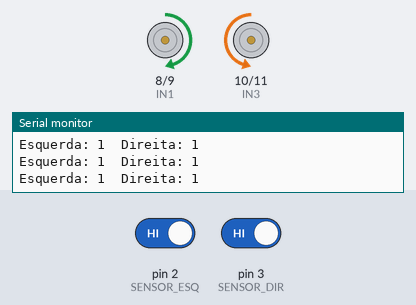
Bench run of a sketch on a simulated Arduino Uno, built with avr-gcc and run on an emulated ATmega328P. On the bench: motor-driver pin pairs drawn as motors (green arrow = first pin HIGH = forward, orange = second pin HIGH = backward, longer = more drive, scaled by the enable pin), the last lines printed to the serial monitor. The inputs (shaded band) are chosen by the test bench; at power-on: pin 2 (SENSOR_ESQ) HIGH, pin 3 (SENSOR_DIR) HIGH.

Above: at 1.2 s.
1.3 s: pin 2 (SENSOR_ESQ) driven LOW
At 2.4 s:
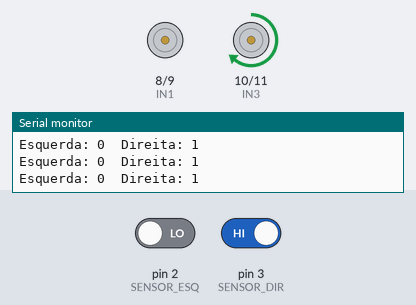
2.8 s: pin 3 (SENSOR_DIR) driven LOW
At 3.8 s:
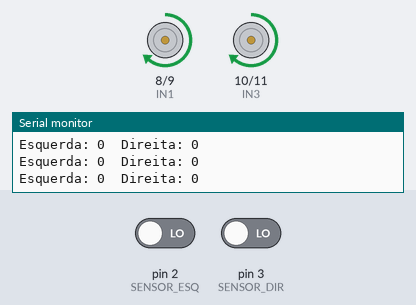
4.3 s: pin 2 (SENSOR_ESQ) driven HIGH
At 5.2 s:
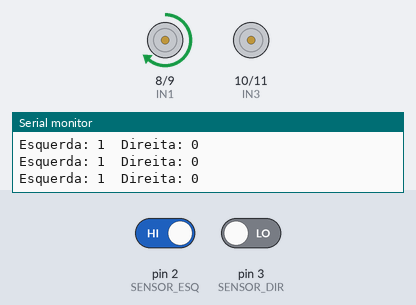
5.8 s: pin 3 (SENSOR_DIR) driven HIGH
At 6.7 s:
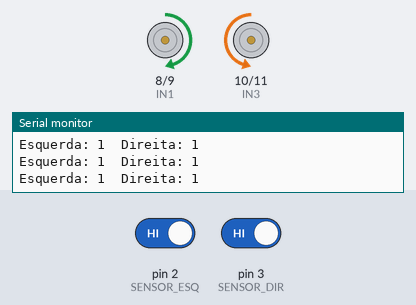
Timing chart, 0 to 8.8 s (numbered marks = the images above; inputs shaded):
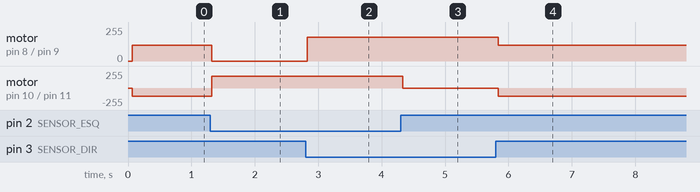

Measured:
- after the input at 1.3 s, motor on pin 8 (IN1) / pin 9 (IN2): forward 120/255 → stopped at once; motor on pin 10 (IN3) / pin 11 (IN4): backward 120/255 → forward 180/255 at once
- after the input at 2.8 s, motor on pin 8 (IN1) / pin 9 (IN2): stopped → forward 180/255 at once
- after the input at 4.3 s, motor on pin 10 (IN3) / pin 11 (IN4): forward 180/255 → stopped at once
- after the input at 5.8 s, motor on pin 8 (IN1) / pin 9 (IN2): forward 180/255 → forward 120/255 at once; motor on pin 10 (IN3) / pin 11 (IN4): stopped → backward 120/255 at once

The sketch:

grupo_j1.ino
```cpp
/*
====================================================
 ROBÔ SEGUIDOR DE LINHA

 Arduino Uno + L298N + 2 Sensores
====================================================
*/

// Sensores
#define SENSOR_ESQ 2
#define SENSOR_DIR 3

// Ponte H L298N
#define ENA 5
#define ENB 6

#define IN1 8
#define IN2 9
#define IN3 10
#define IN4 11

// Velocidade dos motores
int velocidade = 180;
int velocidadeCurva = 120;

void setup() {

  pinMode(SENSOR_ESQ, INPUT);
  pinMode(SENSOR_DIR, INPUT);

  pinMode(ENA, OUTPUT);
  pinMode(ENB, OUTPUT);

  pinMode(IN1, OUTPUT);
  pinMode(IN2, OUTPUT);
  pinMode(IN3, OUTPUT);
  pinMode(IN4, OUTPUT);

  Serial.begin(9600);

  Serial.println("================================");
  Serial.println("Seguidor de Linha");
  Serial.println("Criado por Xavier");
  Serial.println("================================");

  parar();
}

void loop() {

  int esq = digitalRead(SENSOR_ESQ);
  int dir = digitalRead(SENSOR_DIR);

  Serial.print("Esquerda: ");
  Serial.print(esq);
  Serial.print("  Direita: ");
  Serial.println(dir);

  /*
     TESTE INICIAL

     Normalmente:
     PRETO = LOW
     BRANCO = HIGH

     Caso o robô faça o contrário,
     troque LOW por HIGH abaixo.
  */

  if (esq == LOW && dir == LOW) {
    frente();
  }
  else if (esq == LOW && dir == HIGH) {
    virarEsquerda();
  }
  else if (esq == HIGH && dir == LOW) {
    virarDireita();
  }
  else {
    procurarLinha();
  }

  delay(10);
}

// =======================
// Movimento para frente
// =======================
void frente() {

  analogWrite(ENA, velocidade);
  analogWrite(ENB, velocidade);

  digitalWrite(IN1, HIGH);
  digitalWrite(IN2, LOW);

  digitalWrite(IN3, HIGH);
  digitalWrite(IN4, LOW);
}

// =======================
// Virar para esquerda
// =======================
void virarEsquerda() {

  analogWrite(ENA, velocidadeCurva);
  analogWrite(ENB, velocidade);

  digitalWrite(IN1, LOW);
  digitalWrite(IN2, LOW);

  digitalWrite(IN3, HIGH);
  digitalWrite(IN4, LOW);
}

// =======================
// Virar para direita
// =======================
void virarDireita() {

  analogWrite(ENA, velocidade);
  analogWrite(ENB, velocidadeCurva);

  digitalWrite(IN1, HIGH);
  digitalWrite(IN2, LOW);

  digitalWrite(IN3, LOW);
  digitalWrite(IN4, LOW);
}

// =======================
// Procurar a linha
// =======================
void procurarLinha() {

  analogWrite(ENA, 120);
  analogWrite(ENB, 120);

  digitalWrite(IN1, HIGH);
  digitalWrite(IN2, LOW);

  digitalWrite(IN3, LOW);
  digitalWrite(IN4, HIGH);
}

// =======================
// Parar motores
// =======================
void parar() {

  analogWrite(ENA, 0);
  analogWrite(ENB, 0);

  digitalWrite(IN1, LOW);
  digitalWrite(IN2, LOW);

  digitalWrite(IN3, LOW);
  digitalWrite(IN4, LOW);
}
```
